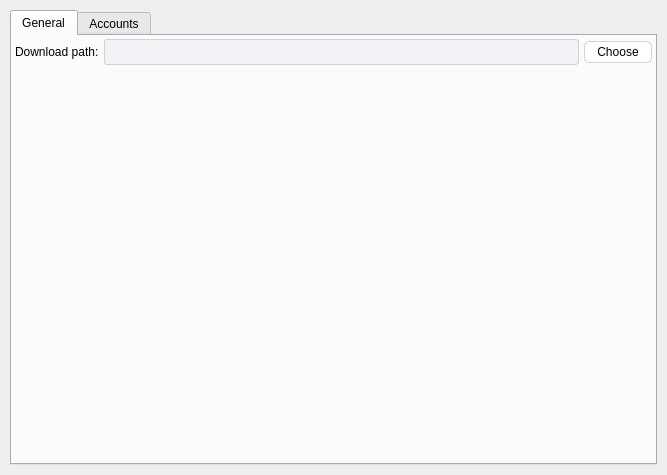
<?xml version="1.0" encoding="UTF-8"?>
<ui version="4.0">
 <class>Settings</class>
 <widget class="QDialog" name="Settings">
  <property name="geometry">
   <rect>
    <x>0</x>
    <y>0</y>
    <width>667</width>
    <height>475</height>
   </rect>
  </property>
  <property name="windowTitle">
   <string>Settings</string>
  </property>
  <layout class="QVBoxLayout" name="verticalLayout">
   <property name="spacing">
    <number>0</number>
   </property>
   <property name="leftMargin">
    <number>10</number>
   </property>
   <property name="topMargin">
    <number>10</number>
   </property>
   <property name="rightMargin">
    <number>10</number>
   </property>
   <property name="bottomMargin">
    <number>10</number>
   </property>
   <item>
    <widget class="QTabWidget" name="tabWidget">
     <property name="styleSheet">
      <string notr="true">QLineEdit {
    background-color: #ffffff;
    border: 1px solid #d1d1d6;
    border-radius: 3px;
    color: #000000;
	height: 24px;
}

QLineEdit:focus {
    border: 1px solid #007aff;
    background-color: #ffffff;
}

QLineEdit:disabled {
    background-color: #f2f2f7;
    color: #8e8e93;
    border-color: #d1d1d6;
}</string>
     </property>
     <property name="currentIndex">
      <number>0</number>
     </property>
     <widget class="QWidget" name="tab">
      <attribute name="title">
       <string>General</string>
      </attribute>
      <layout class="QVBoxLayout" name="verticalLayout_3">
       <property name="spacing">
        <number>0</number>
       </property>
       <property name="leftMargin">
        <number>3</number>
       </property>
       <property name="topMargin">
        <number>3</number>
       </property>
       <property name="rightMargin">
        <number>3</number>
       </property>
       <property name="bottomMargin">
        <number>3</number>
       </property>
       <item>
        <layout class="QHBoxLayout" name="horizontalLayout_2">
         <property name="spacing">
          <number>5</number>
         </property>
         <item>
          <widget class="QLabel" name="label">
           <property name="text">
            <string>Download path:</string>
           </property>
          </widget>
         </item>
         <item>
          <widget class="QLineEdit" name="download_path">
           <property name="enabled">
            <bool>false</bool>
           </property>
           <property name="text">
            <string/>
           </property>
          </widget>
         </item>
         <item>
          <widget class="QPushButton" name="select_path">
           <property name="styleSheet">
            <string notr="true">QPushButton {
    background-color: #ffffff;
    border: 1px solid #d1d1d6;
    border-radius: 5px;
	color: #000000;
    padding: 3px 12px;
}

QPushButton:pressed {
    background-color: #e6e6eb;
}

QPushButton:disabled {
    background-color: #f2f2f7;
    color: #8e8e93;
    border-color: #d1d1d6;
}</string>
           </property>
           <property name="text">
            <string>Choose</string>
           </property>
          </widget>
         </item>
        </layout>
       </item>
       <item>
        <spacer name="verticalSpacer">
         <property name="orientation">
          <enum>Qt::Orientation::Vertical</enum>
         </property>
         <property name="sizeHint" stdset="0">
          <size>
           <width>20</width>
           <height>40</height>
          </size>
         </property>
        </spacer>
       </item>
      </layout>
     </widget>
     <widget class="QWidget" name="tab_2">
      <attribute name="title">
       <string>Accounts</string>
      </attribute>
      <layout class="QVBoxLayout" name="verticalLayout_2">
       <property name="spacing">
        <number>0</number>
       </property>
       <property name="leftMargin">
        <number>0</number>
       </property>
       <property name="topMargin">
        <number>0</number>
       </property>
       <property name="rightMargin">
        <number>0</number>
       </property>
       <property name="bottomMargin">
        <number>0</number>
       </property>
       <item>
        <layout class="QHBoxLayout" name="horizontalLayout">
         <property name="spacing">
          <number>3</number>
         </property>
         <item>
          <widget class="QPushButton" name="add">
           <property name="styleSheet">
            <string notr="true">QPushButton {
    background-color: #ffffff;
    border: 1px solid #d1d1d6;
    border-radius: 5px;
	color: #000000;
    padding: 3px 12px;
}

QPushButton:pressed {
    background-color: #e6e6eb;
}

QPushButton:disabled {
    background-color: #f2f2f7;
    color: #8e8e93;
    border-color: #d1d1d6;
}</string>
           </property>
           <property name="text">
            <string>Add account</string>
           </property>
           <property name="icon">
            <iconset resource="../resources.qrc">
             <normaloff>:/settings/static/add.png</normaloff>:/settings/static/add.png</iconset>
           </property>
          </widget>
         </item>
         <item>
          <widget class="QComboBox" name="acc_type">
           <property name="minimumSize">
            <size>
             <width>150</width>
             <height>0</height>
            </size>
           </property>
           <item>
            <property name="text">
             <string>--</string>
            </property>
           </item>
           <item>
            <property name="text">
             <string>Google</string>
            </property>
           </item>
           <item>
            <property name="text">
             <string>Yandex</string>
            </property>
           </item>
           <item>
            <property name="text">
             <string>Dropbox</string>
            </property>
           </item>
          </widget>
         </item>
         <item>
          <spacer name="horizontalSpacer">
           <property name="orientation">
            <enum>Qt::Orientation::Horizontal</enum>
           </property>
           <property name="sizeHint" stdset="0">
            <size>
             <width>40</width>
             <height>20</height>
            </size>
           </property>
          </spacer>
         </item>
        </layout>
       </item>
       <item>
        <widget class="QTableView" name="acc_list_view">
         <property name="styleSheet">
          <string notr="true">QTableView {
	background-color: #ffffff;
	border: 1px solid #d1d1d6;
	border-radius: 3px;
	color: #000000;
	selection-background-color: #007aff;
	selection-color: #ffffff;
}</string>
         </property>
         <property name="editTriggers">
          <set>QAbstractItemView::EditTrigger::NoEditTriggers</set>
         </property>
         <property name="selectionBehavior">
          <enum>QAbstractItemView::SelectionBehavior::SelectRows</enum>
         </property>
         <property name="showGrid">
          <bool>false</bool>
         </property>
         <property name="wordWrap">
          <bool>false</bool>
         </property>
         <attribute name="horizontalHeaderDefaultSectionSize">
          <number>150</number>
         </attribute>
         <attribute name="horizontalHeaderStretchLastSection">
          <bool>true</bool>
         </attribute>
         <attribute name="verticalHeaderVisible">
          <bool>false</bool>
         </attribute>
        </widget>
       </item>
      </layout>
     </widget>
    </widget>
   </item>
  </layout>
 </widget>
 <resources>
  <include location="../resources.qrc"/>
 </resources>
 <connections/>
</ui>
